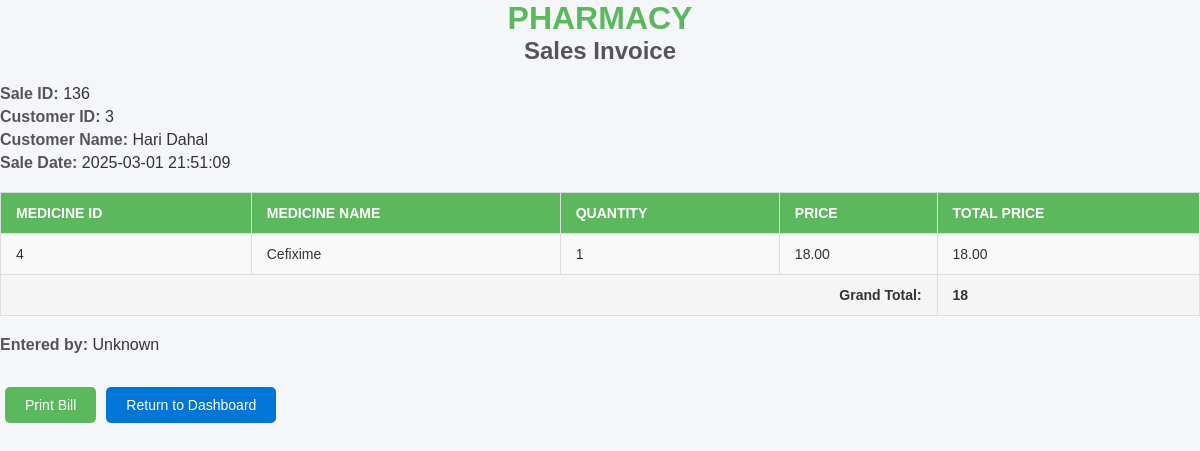
Page /final/bill.php?sid=136 on the committed database.
### tables this page shows
CREATE TABLE `sales` (
  `sale_id` int(11) NOT NULL,
  `cid` int(11) DEFAULT NULL,
  `eid` int(11) DEFAULT NULL,
  `sale_date` datetime DEFAULT current_timestamp()
);

CREATE TABLE `customer` (
  `cid` int(11) NOT NULL,
  `cfname` varchar(50) DEFAULT NULL,
  `clname` varchar(50) DEFAULT NULL,
  `age` int(11) DEFAULT NULL,
  `sex` char(1) DEFAULT NULL,
  `phno` bigint(20) DEFAULT NULL,
  `emid` varchar(100) DEFAULT NULL
);

CREATE TABLE `sales_items` (
  `sales_items_id` int(11) NOT NULL,
  `sale_id` int(11) DEFAULT NULL,
  `medid` int(11) DEFAULT NULL,
  `sale_qty` int(11) NOT NULL,
  `tot_price` decimal(10,2) NOT NULL
);

CREATE TABLE `meds` (
  `medid` int(11) NOT NULL,
  `medname` varchar(255) NOT NULL,
  `qty` int(11) NOT NULL CHECK (`qty` > 0),
  `cat` enum('Tablet','Capsule','Syrup') NOT NULL,
  `sp` decimal(10,2) NOT NULL CHECK (`sp` > 0),
  `loc` varchar(255) NOT NULL
);

### final/bill.php (the view, shortened to what this page needs)
<?php
include "config.php";
if (isset($_GET['sid'])) {
    $sid = $_GET['sid'];
    $sale_query = "SELECT sale_date, cid FROM sales WHERE sale_id = ?";
    $stmt = $conn->prepare($sale_query);
    $stmt->bind_param("i", $sid);
    $stmt->execute();
    $sale_result = $stmt->get_result();
    $sale = $sale_result->fetch_assoc();
    $emp_query = "SELECT efname FROM employee WHERE eid = ?";
    $stmt = $conn->prepare($emp_query);
    $stmt->bind_param("i", $_SESSION['user_id']);
    $stmt->execute();
    $emp_result = $stmt->get_result();
    $emp_name = ($emp_result && $emp_row = $emp_result->fetch_assoc()) ? $emp_row['efname'] : "Unknown";
    $customer_name = "Unknown";
    if ($sale && isset($sale['cid'])) {
        $cid = $sale['cid'];
        $cust_query = "SELECT cfname, clname FROM customer WHERE cid = ?";
        $stmt = $conn->prepare($cust_query);
        $stmt->bind_param("i", $cid);
        $stmt->execute();
        $cust_result = $stmt->get_result();
        if ($cust_row = $cust_result->fetch_assoc()) {
            $customer_name = $cust_row['cfname'] . " " . $cust_row['clname'];
        }
    }
    $items_query = "
        SELECT si.medid, si.sale_qty, si.tot_price, m.medname, m.sp
        FROM sales_items si
        JOIN meds m ON si.medid = m.medid
        WHERE si.sale_id = ?";
    $stmt = $conn->prepare($items_query);
    $stmt->bind_param("i", $sid);
    $stmt->execute();
    $items_result = $stmt->get_result();
    if ($sale && $items_result) {
        $grand_total = 0;
        $items = [];
        while ($item = $items_result->fetch_assoc()) {
            $grand_total += $item['tot_price'];
            $items[] = $item;
        }
        echo "<html><head><title>Bill</title></head><body>";
        echo "<h1 style='text-align: center;'>PHARMACY</h1>";
        echo "<h2 style='text-align: center;'>Sales Invoice</h2>";
        echo "<p><strong>Sale ID:</strong> " . htmlspecialchars($sid) . "</p>";
        echo "<p><strong>Customer ID:</strong> " . htmlspecialchars($sale['cid']) . "</p>";
        echo "<p><strong>Customer Name:</strong> " . htmlspecialchars($customer_name) . "</p>";
        echo "<p><strong>Sale Date:</strong> " . htmlspecialchars($sale['sale_date']) . "</p>";
        echo "<table border='1' width='100%' style='border-collapse: collapse; text-align: left;'>";
        echo "<tr><th>Medicine ID</th><th>Medicine Name</th><th>Quantity</th><th>Price</th><th>Total Price</th></tr>";
        foreach ($items as $item) {
            echo "<tr>";
            echo "<td>" . htmlspecialchars($item['medid']) . "</td>";
            echo "<td>" . htmlspecialchars($item['medname']) . "</td>";
            echo "<td>" . htmlspecialchars($item['sale_qty']) . "</td>";
            echo "<td>" . htmlspecialchars($item['sp']) . "</td>";
            echo "<td>" . htmlspecialchars($item['tot_price']) . "</td>";
            echo "</tr>";
        }
        echo "<tr><td colspan='4' style='text-align: right;'><strong>Grand Total:</strong></td>";
        echo "<td>" . htmlspecialchars($grand_total) . "</td></tr>";
        echo "</table>";
        echo "<p><strong>Entered by:</strong> " . htmlspecialchars($emp_name) . "</p>";
        echo "<br><button onclick='window.print()'>Print Bill</button>";
        echo "<a href='employeedashboard.php'>Return to Dashboard</a>";
        echo "</body></html>";
    } else {
        echo "No sale details found!";
    }
} else {
    echo "Invalid sale ID.";
}
?>
<!DOCTYPE html>
<html lang="en">
<head>
</head>
<body>
</body>
</html>

### final/bill.php (style rules this page uses)
body { margin: 0; padding: 0; font-family: 'Arial', sans-serif; background-color: #f4f6f9; color: #333; }
h1, h2 { text-align: center; margin: 0; }
h1 { font-size: 32px; color: #5cb85c; text-transform: uppercase; }
h2 { font-size: 24px; color: #555; margin-bottom: 20px; }
p { font-size: 16px; margin: 5px 0; }
p strong { color: #555; }
table { width: 100%; border-collapse: collapse; margin: 20px 0; background: #fff; }
table th, table td { border: 1px solid #ddd; padding: 12px 15px; text-align: left; }
table th { background-color: #5cb85c; color: #fff; text-transform: uppercase; font-size: 14px; }
table td { font-size: 14px; }
table tr:nth-child(even) { background-color: #f9f9f9; }
table tr:last-child td { font-weight: bold; background-color: #f5f5f5; }
button, a { display: inline-block; text-decoration: none; padding: 10px 20px; margin: 10px 5px 0; border: none; font-size: 14px; border-radius: 5px; cursor: pointer; transition: background 0.3s ease; }
button { background-color: #5cb85c; color: #fff; }
a { background-color: #0275d8; color: #fff; }

### rows in the picture
sales: cid "3", sale_date "2025-03-01 21:51:09"
customer: customer_name "Hari Dahal"
sales_items: medid "4", medid.medname "Cefixime", sale_qty "1", medid.sp "18.00", tot_price "18.00"

### other values in the picture
$sid "136"
$grand_total "18"
$emp_name "Unknown"
